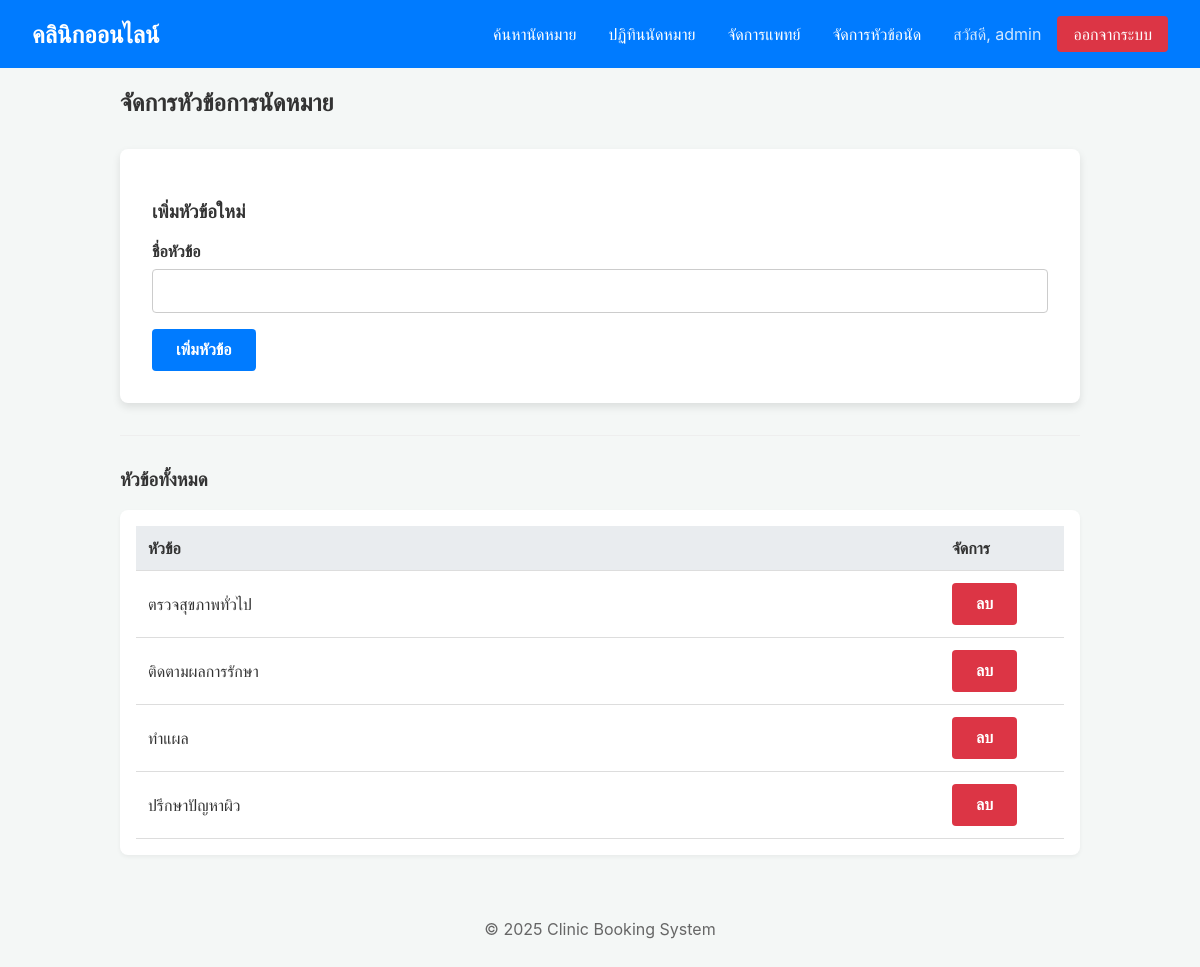
/subjects (signed in), run on the app's committed database.
### tables this page shows
CREATE TABLE appointment_subjects (
                id INTEGER PRIMARY KEY AUTOINCREMENT,
                title TEXT NOT NULL UNIQUE
            );

### app.py (the view, shortened to what this page needs)
@app.route('/subjects', methods=['GET', 'POST'])
@login_required(role="admin")
def manage_subjects():
    db = get_db()
    subjects = db.execute("SELECT * FROM appointment_subjects ORDER BY title").fetchall()
    return render_template('subjects.html', subjects=subjects)

### app.py (called while the page is built)
def get_db():
    db = getattr(g, '_database', None)
    if db is None:
        db = g._database = sqlite3.connect(DATABASE)
        db.row_factory = sqlite3.Row
    return db

@app.teardown_appcontext
def close_connection(exception):
    db = getattr(g, '_database', None)
    if db is not None:
        db.close()

def login_required(role="any"):
    def decorator(f):
        @wraps(f)
        def decorated_function(*args, **kwargs):
            if 'user_id' not in session:
                flash('กรุณาล็อกอินเพื่อเข้าถึงหน้านี้', 'warning')
                return redirect(url_for('login'))
            allowed_roles = role.split(',')
            if role != "any" and session.get('role') not in allowed_roles:
                flash('คุณไม่มีสิทธิ์เข้าถึงหน้านี้', 'danger')
                return redirect(url_for('index'))
            return f(*args, **kwargs)
        return decorated_function
    return decorator

### templates/subjects.html (shortened to what this page needs)
{% extends "layout.html" %}
{% block content %}
    <h2>จัดการหัวข้อการนัดหมาย</h2>
    <div class="card">
        <h3>เพิ่มหัวข้อใหม่</h3>
        <form action="{{ url_for('manage_subjects') }}" method="POST">
            <label for="title">ชื่อหัวข้อ</label>
            <input type="text" id="title" name="title" required>
            <button type="submit" class="btn">เพิ่มหัวข้อ</button>
        </form>
    </div>
    <hr>
    <h3>หัวข้อทั้งหมด</h3>
    <div class="table-container">
        <table>
            <thead><tr><th>หัวข้อ</th><th style="width: 100px;">จัดการ</th></tr></thead>
            <tbody>
                {% for subject in subjects %}
                <tr>
                    <td>{{ subject.title }}</td>
                    <td>
                        <form action="{{ url_for('manage_subjects') }}" method="POST" onsubmit="return confirm('ยืนยันการลบหัวข้อนี้?')">
                            <button type="submit" class="btn btn-danger">ลบ</button>
                        </form>
                    </td>
                </tr>
                {% endfor %}
            </tbody>
        </table>
    </div>
{% endblock %}

### static/style.css (style rules this page uses)
body { font-family: -apple-system, BlinkMacSystemFont, "Segoe UI", Roboto, "Helvetica Neue", Arial, sans-serif; margin: 0; background-color: #f4f7f6; color: #333; }
.card { background-color: white; padding: 2rem; border-radius: 8px; box-shadow: 0 4px 8px rgba(0,0,0,0.1); margin-top: 2rem; }
label { display: block; margin-bottom: 0.5rem; font-weight: bold; }
input[type="text"], input[type="tel"], input[type="date"], input[type="time"], input[type="password"], select { width: 100%; padding: 0.75rem; margin-bottom: 1rem; border: 1px solid #ccc; border-radius: 4px; box-sizing: border-box; font-size: 1rem; }
.btn { background-color: #007bff; color: white; padding: 0.75rem 1.5rem; border: none; border-radius: 4px; cursor: pointer; font-size: 1rem; font-weight: bold; text-align: center; display: inline-block; text-decoration: none; }
.btn-danger { background-color: #dc3545; }
.table-container { overflow-x: auto; background: white; padding: 1rem; border-radius: 8px; box-shadow: 0 2px 4px rgba(0,0,0,0.05); }
table { width: 100%; border-collapse: collapse; }
th, td { padding: 0.75rem; text-align: left; border-bottom: 1px solid #ddd; }
thead { background-color: #e9ecef; }
hr { border: none; border-top: 1px solid #eee; margin: 2rem 0; }

### data on the page
appointment_subjects: title "ตรวจสุขภาพทั่วไป"
appointment_subjects: title "ติดตามผลการรักษา"
appointment_subjects: title "ทำแผล"
appointment_subjects: title "ปรึกษาปัญหาผิว"

### other printed values
{{ session.user_name }} "admin"
